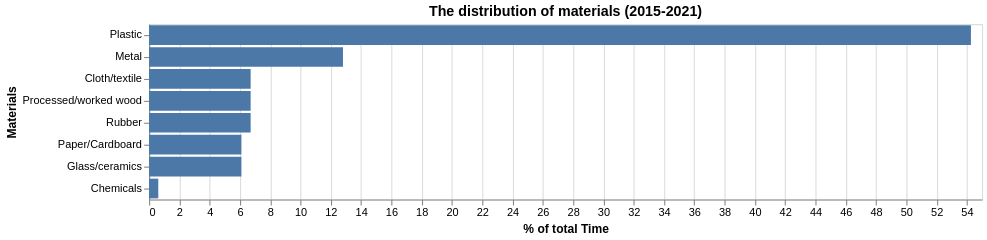

Describe this chart as a Vega-Lite specification.
### Vega-Lite specification from a JSON file in a GitHub repository (floating-point values rounded to 4 significant figures)
{"$schema": "https://vega.github.io/schema/vega-lite/v5.json", "title": "The distribution of materials (2015-2021)", "data": {"values": [{"Materials": "Plastic", "Time": 89}, {"Materials": "Metal", "Time": 21}, {"Materials": "Cloth/textile", "Time": 11}, {"Materials": "Processed/worked wood", "Time": 11}, {"Materials": "Paper/Cardboard", "Time": 10}, {"Materials": "Rubber", "Time": 11}, {"Materials": "Glass/ceramics", "Time": 10}, {"Materials": "Chemicals", "Time": 1}]}, "transform": [{"window": [{"op": "sum", "field": "Time", "as": "TotalTime"}], "frame": [null, null]}, {"calculate": "datum.Time/datum.TotalTime * 100", "as": "PercentOfTotal"}], "width": 760, "height": {"step": 20}, "mark": {"type": "bar", "tooltip": {"content": "encoding"}}, "encoding": {"y": {"field": "Materials", "type": "nominal", "sort": "-x"}, "x": {"field": "PercentOfTotal", "type": "quantitative", "format": ".2f", "title": "% of total Time"}}}
